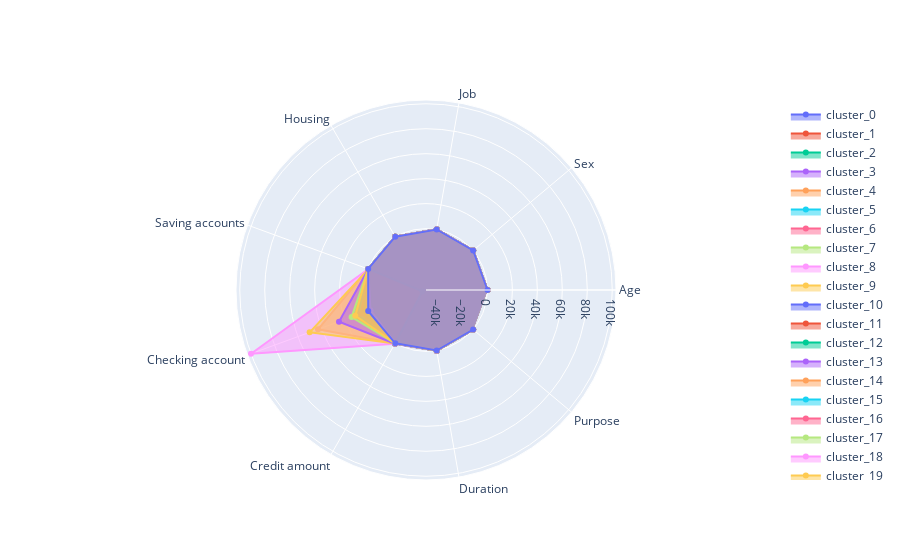

The code cell stored with this chart in its notebook:
### Code cell
# data to radar chart
df_radar = df.groupby('Cluster').mean().divide(df.drop('Cluster',axis=1).mean())*100

plot_radar_chart(df_radar)

### Figure 1 — Plotly figure (JSON) as saved in the notebook; plotly's stock layout.template omitted (floating-point values rounded to 4 significant figures)
{"data": [{"fill": "toself", "name": "cluster_0", "r": [96.44, 100.2, 102.0, 109.8, 147.1, -14710.0, 106.5, 102.9, 103.2], "theta": ["Age", "Sex", "Job", "Housing", "Saving accounts", "Checking account", "Credit amount", "Duration", "Purpose"], "type": "scatterpolar"}, {"fill": "toself", "name": "cluster_1", "r": [111.3, 96.62, 117.8, 96.2, -95.69, -15150.0, 228.8, 165.3, 77.92], "theta": ["Age", "Sex", "Job", "Housing", "Saving accounts", "Checking account", "Credit amount", "Duration", "Purpose"], "type": "scatterpolar"}, {"fill": "toself", "name": "cluster_2", "r": [103.5, 97.34, 95.24, 98.95, 220.0, -11940.0, 44.72, 67.83, 107.9], "theta": ["Age", "Sex", "Job", "Housing", "Saving accounts", "Checking account", "Credit amount", "Duration", "Purpose"], "type": "scatterpolar"}, {"fill": "toself", "name": "cluster_3", "r": [103.5, 100.8, 111.9, 69.01, -68.65, -13040.0, 160.7, 136.0, 102.7], "theta": ["Age", "Sex", "Job", "Housing", "Saving accounts", "Checking account", "Credit amount", "Duration", "Purpose"], "type": "scatterpolar"}, {"fill": "toself", "name": "cluster_4", "r": [100.1, 103.5, 127.6, 80.03, 37.59, 42860.0, 373.4, 167.1, 76.94], "theta": ["Age", "Sex", "Job", "Housing", "Saving accounts", "Checking account", "Credit amount", "Duration", "Purpose"], "type": "scatterpolar"}, {"fill": "toself", "name": "cluster_5", "r": [101.4, 109.1, 99.63, 107.8, 168.2, -8247.0, 73.11, 97.55, 107.5], "theta": ["Age", "Sex", "Job", "Housing", "Saving accounts", "Checking account", "Credit amount", "Duration", "Purpose"], "type": "scatterpolar"}, {"fill": "toself", "name": "cluster_6", "r": [94.24, 126.8, 114.9, 75.86, -131.6, -6250, 285.2, 183.6, 65.15], "theta": ["Age", "Sex", "Job", "Housing", "Saving accounts", "Checking account", "Credit amount", "Duration", "Purpose"], "type": "scatterpolar"}, {"fill": "toself", "name": "cluster_7", "r": [100.8, 87.59, 79.07, 102.6, 138.8, 6593.0, 20.24, 50.84, 114.2], "theta": ["Age", "Sex", "Job", "Housing", "Saving accounts", "Checking account", "Credit amount", "Duration", "Purpose"], "type": "scatterpolar"}, {"fill": "toself", "name": "cluster_8", "r": [90.02, 0, 157.6, 93.37, 0, 100000, 563.2, 229.6, 243.2], "theta": ["Age", "Sex", "Job", "Housing", "Saving accounts", "Checking account", "Credit amount", "Duration", "Purpose"], "type": "scatterpolar"}, {"fill": "toself", "name": "cluster_9", "r": [124.1, 126.8, 131.3, 58.36, -131.6, 50000, 439.2, 188.4, 69.49], "theta": ["Age", "Sex", "Job", "Housing", "Saving accounts", "Checking account", "Credit amount", "Duration", "Purpose"], "type": "scatterpolar"}, {"fill": "toself", "name": "cluster_10", "r": [115.2, 131.8, 125.7, 84.88, -111.6, 9091.0, 201.5, 153.8, 68.44], "theta": ["Age", "Sex", "Job", "Housing", "Saving accounts", "Checking account", "Credit amount", "Duration", "Purpose"], "type": "scatterpolar"}, {"fill": "toself", "name": "cluster_11", "r": [95.75, 105.4, 101.5, 101.9, 83.73, 4545.0, 89.09, 104.8, 102.7], "theta": ["Age", "Sex", "Job", "Housing", "Saving accounts", "Checking account", "Credit amount", "Duration", "Purpose"], "type": "scatterpolar"}, {"fill": "toself", "name": "cluster_12", "r": [98.15, 112.7, 109.4, 95.96, 58.48, -2778.0, 141.8, 134.6, 83.97], "theta": ["Age", "Sex", "Job", "Housing", "Saving accounts", "Checking account", "Credit amount", "Duration", "Purpose"], "type": "scatterpolar"}, {"fill": "toself", "name": "cluster_13", "r": [102.0, 144.9, 118.2, 116.7, 0, 25000, 482.4, 236.8, 104.2], "theta": ["Age", "Sex", "Job", "Housing", "Saving accounts", "Checking account", "Credit amount", "Duration", "Purpose"], "type": "scatterpolar"}, {"fill": "toself", "name": "cluster_14", "r": [100.6, 85.0, 90.04, 104.6, 126.6, 12030.0, 35.0, 67.41, 102.1], "theta": ["Age", "Sex", "Job", "Housing", "Saving accounts", "Checking account", "Credit amount", "Duration", "Purpose"], "type": "scatterpolar"}, {"fill": "toself", "name": "cluster_15", "r": [98.46, 111.5, 121.2, 64.64, 121.5, -46150.0, 324.9, 205.0, 90.88], "theta": ["Age", "Sex", "Job", "Housing", "Saving accounts", "Checking account", "Credit amount", "Duration", "Purpose"], "type": "scatterpolar"}, {"fill": "toself", "name": "cluster_16", "r": [91.25, 90.58, 118.2, 93.37, 65.79, 6250, 253.6, 159.4, 41.26], "theta": ["Age", "Sex", "Job", "Housing", "Saving accounts", "Checking account", "Credit amount", "Duration", "Purpose"], "type": "scatterpolar"}, {"fill": "toself", "name": "cluster_17", "r": [96.55, 98.34, 96.6, 100.0, 93.98, 14290.0, 122.1, 127.2, 81.9], "theta": ["Age", "Sex", "Job", "Housing", "Saving accounts", "Checking account", "Credit amount", "Duration", "Purpose"], "type": "scatterpolar"}, {"fill": "toself", "name": "cluster_18", "r": [94.46, 98.39, 102.2, 107.1, 38.63, -1835.0, 59.41, 82.38, 115.7], "theta": ["Age", "Sex", "Job", "Housing", "Saving accounts", "Checking account", "Credit amount", "Duration", "Purpose"], "type": "scatterpolar"}, {"fill": "toself", "name": "cluster_19", "r": [93.88, 107.4, 99.21, 96.83, 155.9, 11110.0, 182.9, 143.0, 92.66], "theta": ["Age", "Sex", "Job", "Housing", "Saving accounts", "Checking account", "Credit amount", "Duration", "Purpose"], "type": "scatterpolar"}, {"fill": "toself", "name": "mean", "r": [100, 100, 100, 100, 100, 100, 100, 100, 100], "theta": ["Age", "Sex", "Job", "Housing", "Saving accounts", "Checking account", "Credit amount", "Duration", "Purpose"], "type": "scatterpolar"}], "layout": {"polar": {"radialaxis": {"visible": true}}, "showlegend": true}}
